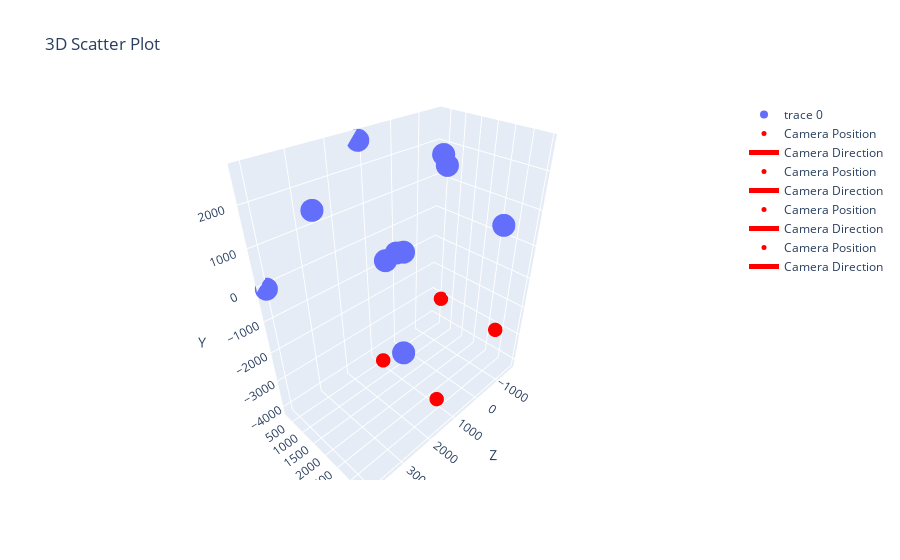

Notebook cell for this chart:
### Code cell
import plotly.graph_objs as go
import plotly.express as px

# Filter the rows where the last column is not -1
filtered_data = data[np.sum(data[:, -4:] == -1, axis=1) < 3]

# Extract the columns for the 3D scatter plot from the filtered data
x = filtered_data[:, 1]
y = filtered_data[:, 2]
z = filtered_data[:, 3]

# Create the 3D scatter plot
fig = go.Figure(data=[go.Scatter3d(x=x, y=y, z=z, mode='markers')])

# Set plot title and labels
fig.update_layout(title='3D Scatter Plot', scene=dict(
    xaxis_title='Z',
    yaxis_title='X',
    zaxis_title='Y'
))


for f in ori_files:
    with open(f, 'r') as file:
        # Read the first line for camera position
        cam_pos = np.array(file.readline().strip().split(), dtype=float)
        # Read the second line for camera angles
        cam_angles = np.array(file.readline().strip().split(), dtype=float)
    
    # Calculate the direction vector from the angles
    direction = np.array([
        np.cos(cam_angles[1]) * np.cos(cam_angles[0]),
        np.sin(cam_angles[1]),
        np.cos(cam_angles[1]) * np.sin(cam_angles[0])
    ])
    
    # Plot the camera position
    fig.add_trace(go.Scatter3d(
        x=[cam_pos[0]], y=[cam_pos[1]], z=[cam_pos[2]],
        mode='markers',
        marker=dict(size=5, color='red'),
        name='Camera Position'
    ))
    
    # Plot the direction arrow
    fig.add_trace(go.Scatter3d(
        x=[cam_pos[0], cam_pos[0] + direction[0]],
        y=[cam_pos[1], cam_pos[1] + direction[1]],
        z=[cam_pos[2], cam_pos[2] + direction[2]],
        mode='lines',
        line=dict(color='red', width=5),
        name='Camera Direction'
    ))

# Show the plot
fig.show()

### Figure 1 — Plotly figure (JSON) as saved in the notebook; plotly's stock layout.template omitted (floating-point values rounded to 4 significant figures)
{"data": [{"mode": "markers", "type": "scatter3d", "x": [861.7, 3123.0, 1148.0, 1743.0, -757.5, 3056.0, 4062.0, 961.1, -1384.0, 2626.0], "y": [2701.0, 1063.0, 240.7, 2321.0, 3197.0, 3474.0, 243.7, 856.3, 689.4, 3209.0], "z": [2611.0, 1829.0, 2641.0, 790.1, 853.1, 1802.0, -77.66, -403.4, 1810.0, -1025.0]}, {"marker": {"color": "red", "size": 5}, "mode": "markers", "name": "Camera Position", "type": "scatter3d", "x": [989.0], "y": [2879.0], "z": [-4101.0]}, {"line": {"color": "red", "width": 5}, "mode": "lines", "name": "Camera Direction", "type": "scatter3d", "x": [989.0, 988.0], "y": [2879.0, 2878.0], "z": [-4101.0, -4102.0]}, {"marker": {"color": "red", "size": 5}, "mode": "markers", "name": "Camera Position", "type": "scatter3d", "x": [1025.0], "y": [691.5], "z": [-4063.0]}, {"line": {"color": "red", "width": 5}, "mode": "lines", "name": "Camera Direction", "type": "scatter3d", "x": [1025.0, 1024.0], "y": [691.5, 691.3], "z": [-4063.0, -4063.0]}, {"marker": {"color": "red", "size": 5}, "mode": "markers", "name": "Camera Position", "type": "scatter3d", "x": [-1619.0], "y": [2871.0], "z": [-3109.0]}, {"line": {"color": "red", "width": 5}, "mode": "lines", "name": "Camera Direction", "type": "scatter3d", "x": [-1619.0, -1620.0], "y": [2871.0, 2870.0], "z": [-3109.0, -3109.0]}, {"marker": {"color": "red", "size": 5}, "mode": "markers", "name": "Camera Position", "type": "scatter3d", "x": [-1654.0], "y": [651.0], "z": [-3113.0]}, {"line": {"color": "red", "width": 5}, "mode": "lines", "name": "Camera Direction", "type": "scatter3d", "x": [-1654.0, -1655.0], "y": [651.0, 650.5], "z": [-3113.0, -3113.0]}], "layout": {"scene": {"xaxis": {"title": {"text": "Z"}}, "yaxis": {"title": {"text": "X"}}, "zaxis": {"title": {"text": "Y"}}}, "title": {"text": "3D Scatter Plot"}}}
